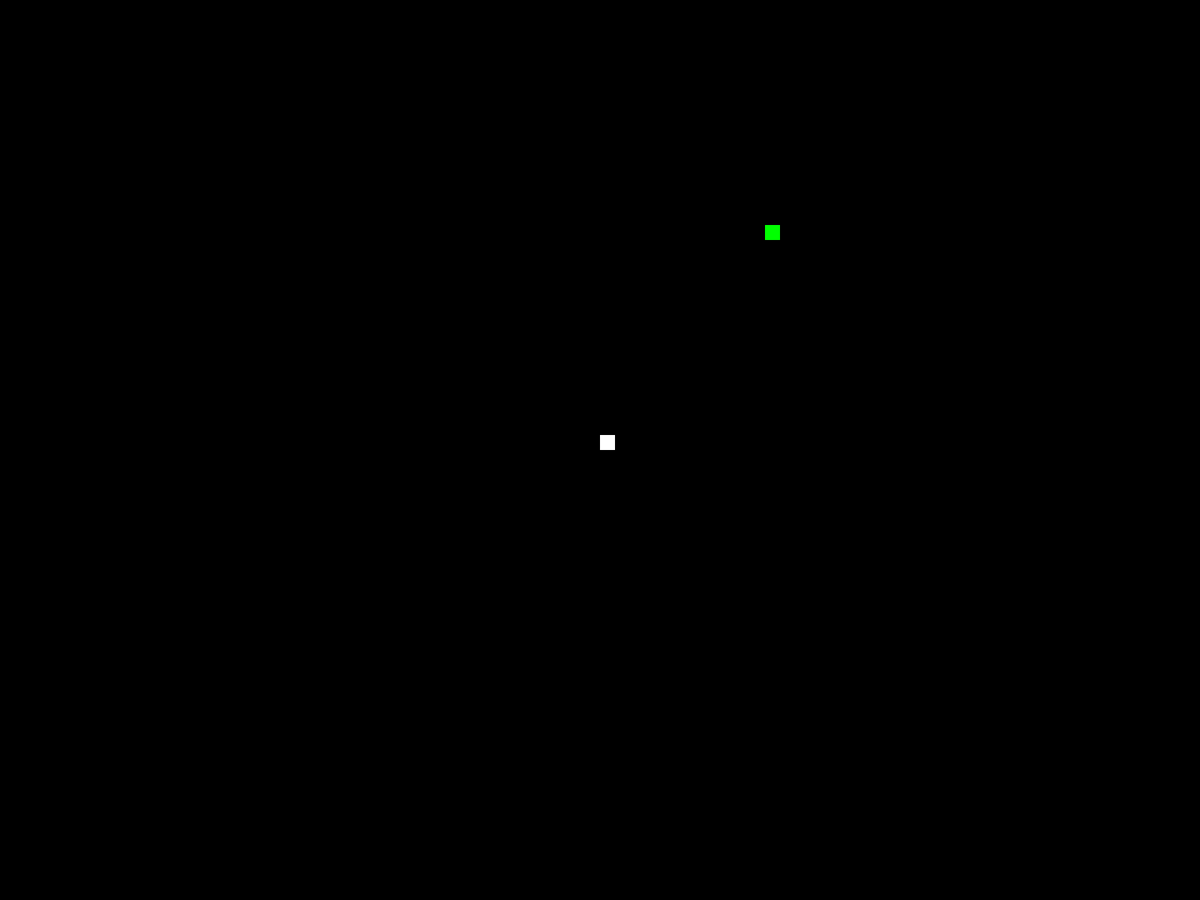
Frame 1 (no input)
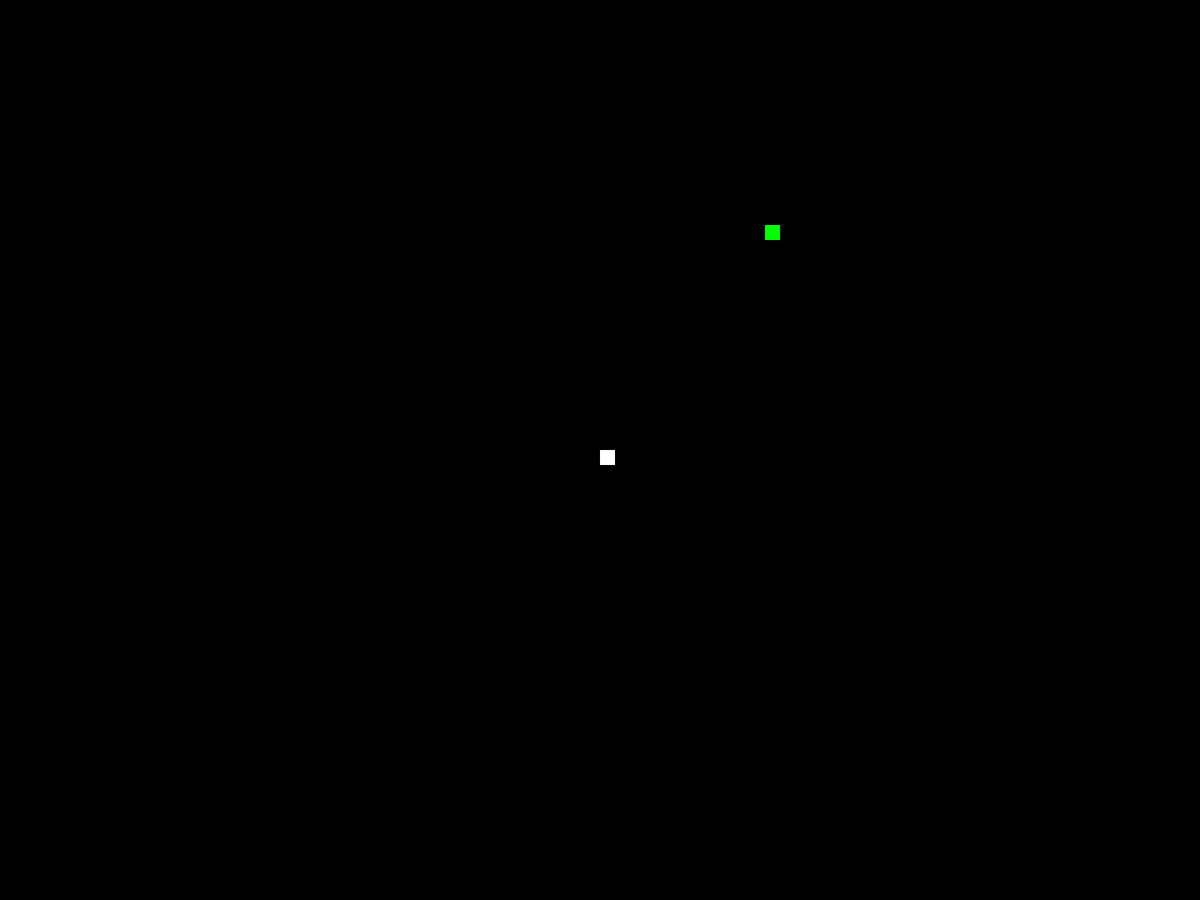
Frame 60 (the mouse pressed at the canvas centre just before this capture)
Frame 120 (the mouse held since frame 60 and released just before this capture): identical to frame 60, image omitted

The Processing sketch that drew these frames (run headless with seeded random() and noise(); from frame 60 on, the mouse is pressed at the canvas centre):

// Processing sketch: p001_TsumiYaku
// ── p001_TsumiYaku.pde
import java.util.LinkedList;

class Coordinate {
  int x, y;
  
  Coordinate(int x, int y) {
    this.x = x;
    this.y = y;
  }
}

enum Direction {
  UP,
  DOWN,
  LEFT,
  RIGHT
};

LinkedList<Coordinate> snake = new LinkedList();
Direction dir;
Coordinate head;
Coordinate food;
int sz = 20;
int cols;
int rows;
boolean lost = false;

void setup() {
  background(0);
  fullScreen();
  rows = floor(height/sz);
  cols = floor(width/sz);
  head = new Coordinate(floor(cols/2), floor(rows/2));
  snake.add(new Coordinate(head.x, head.y));
  food = new Coordinate(floor(random(cols)), floor(random(rows)));
  dir = Direction.UP;
  frameRate(20);
  noStroke();
}

void draw(){ 
  fill(0,255,0);
  rect(food.x*sz, food.y*sz, sz, sz);
  moveSnake();
}

void keyPressed() {
  if((key == 'd' || key == 'D') && dir != Direction.LEFT) {
    dir = Direction.RIGHT;
  }
  if((key == 'w' || key == 'W') && dir != Direction.DOWN) {
    dir = Direction.UP;
  }
  if((key == 's' || key == 'S') && dir != Direction.UP) {
    dir = Direction.DOWN;
  }
  if((key == 'a' || key == 'A') && dir != Direction.RIGHT) {
    dir = Direction.LEFT;
  }  
}

void moveSnake() {
  if(dir == Direction.UP) {
    if(head.y != 0)
      head.y--;
    else head.y = rows-1;
  }
  if(dir == Direction.DOWN) {
    if(head.y != rows-1)
      head.y++;
    else head.y = 0;
  }
  if(dir == Direction.LEFT) {
    if(head.x != 0)
      head.x--;
    else head.x = cols-1;
  }
  if(dir == Direction.RIGHT) {
    if(head.x != cols-1)
      head.x++;
    else head.x = 0;
  }
  
  if(hit(head)) { //<>//
    lost = true;
  }
  
  if (lost) {
    fill(255, 0, 0);
    for(Coordinate c: snake)
      rect(c.x*sz, c.y*sz, sz, sz);
    noLoop();
    return;
  }  
    
  snake.add(new Coordinate(head.x, head.y));
  if(compareCoord(head, food)) {
    food.x = floor(random(cols));
    food.y = floor(random(rows));    
  } else {
    Coordinate tail = snake.poll();
    fill(0);
    rect(tail.x*sz, tail.y*sz, sz, sz);
    fill(255);
  }
  fill(255);
  rect(head.x*sz, head.y*sz, sz, sz);
}

boolean compareCoord(Coordinate a, Coordinate b) {
  return (a.x == b.x) && (a.y == b.y);
}

boolean hit(Coordinate a) {
  for(Coordinate b: snake)
    if(compareCoord(a, b))
      return true;
  return false;
}
